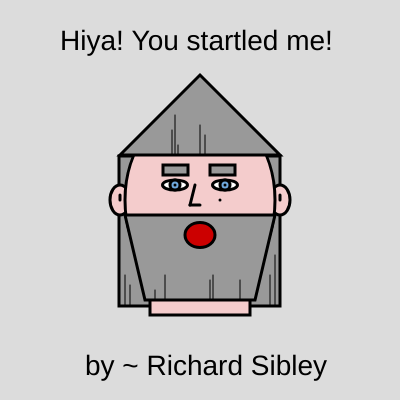
Frame 1 (no input)
Frame 60 (no input): identical to frame 1, image omitted
Frame 120 (the mouse pressed at the canvas centre since frame 60): identical to frame 1, image omitted

The p5.js sketch that drew this single still picture (run headless with seeded random() and noise() and a simulated clock; from frame 60 on, the mouse is pressed at the canvas centre):

// p5.js sketch
// ── sketch.js
function setup()
    {
        createCanvas(400,400);
    }
    function draw()
    {
        background(220);
        console.log("draw?");
        // Text
        fill('black');
        textSize(28);
        text('Hiya! You startled me!', 60, 50);
        text('by ~ Richard Sibley', 85, 375);
        // Hair Background
        strokeWeight(3);
        fill('#999999');
        rect(119, 156, 50, 150);
        rect(230, 156, 50, 150);
        // Neck
        fill('#F4CCCC');
        rect(150,290, 100, 25);
        // Head and Ears
        fill('#F4CCCC');
        ellipse(120,200,20,30);
        ellipse(280,200,20,30);
        ellipse(200,200,150,190);
        line(280, 195, 280, 200);
        line(120, 195, 120, 200);
        // Eyes
        fill('white');
        ellipse(175,185,25,10);
        ellipse(225,185,25,10);
        fill('#6fa8dc');
        circle(175, 185, 10, 10);
        circle(225, 185, 10, 10);
        strokeWeight(3);
        point(175, 185);
        point(225, 185);
        // Beard and Mouth
        fill('#999999');
        quad(125,215,275,215,255,300,145,300);
        fill('#cc0000')
        ellipse(200,235,30,25);
        // Nose
        line(195, 185, 190, 205);
        line(190, 205, 200, 205);
        // Hair and Eyebrows
        fill('#999999');
        rect(163,165,25,10);
        rect(210,165,25,10);
        triangle(120, 155, 200, 75, 280, 155);
        // Hair/Beard Texture
        strokeWeight(1);
        line(165,275,165,300);
        line(155,290,155,300);
        line(210,280,210,300);
        line(213,275,213,300);
        line(240,280,240,300);
        line(200,125,200,155);
        line(205,135,205,155);
        line(175,115,175,155);
        line(172,130,172,155);
        line(178,145,178,155);
        line(125,275,125,306);
        line(130,285,130,306);
        line(275,255,275,306);
        line(270,275,270,306);
        strokeWeight(3);
        point(220,200);
    }
// ── SelfPortrait.html
<html>

    <head>
        <title>
            My First p5.js page
        </title>
        <script src="https://cdnjs.cloudflare.com/ajax/libs/p5.js/1.1.9/p5.min.js"></script>
        <script src="sketch.js"></script>
    </head>
    <body>

    </body>
</html>
